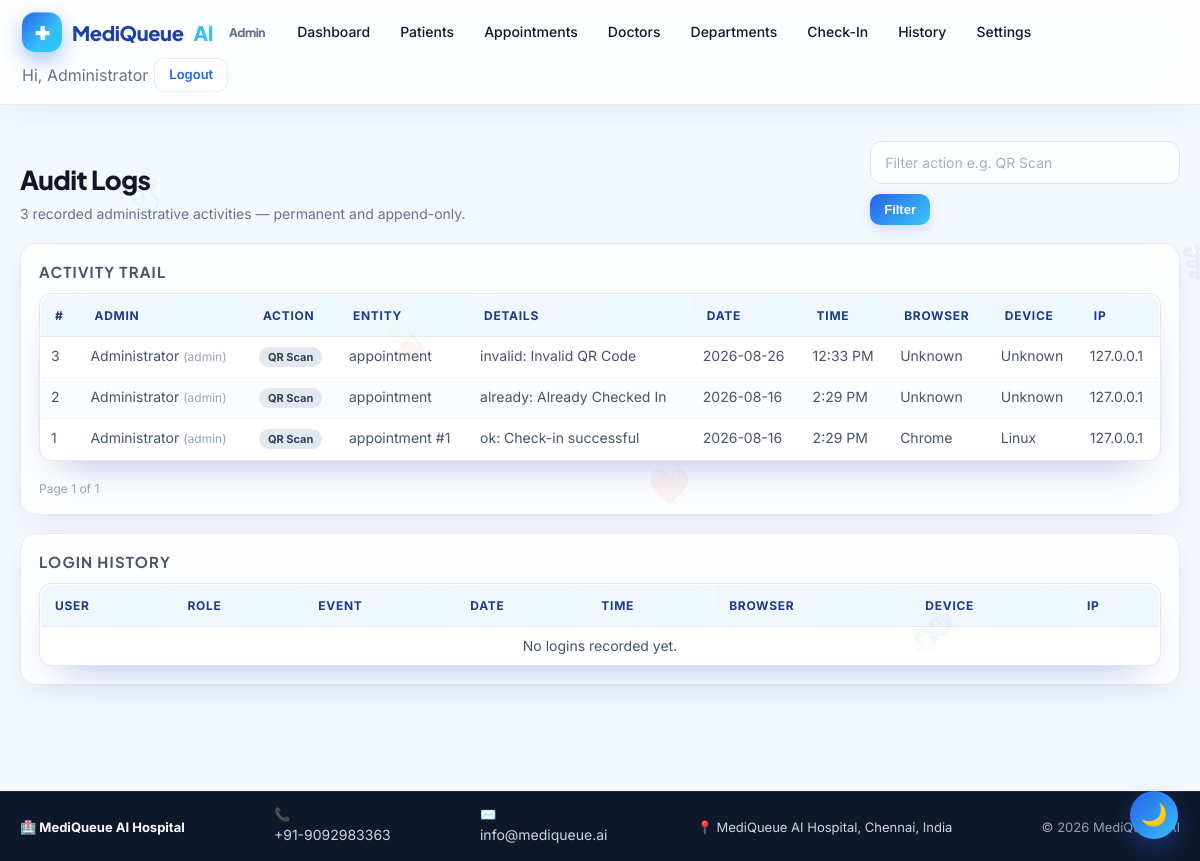
Page /admin/audit-logs (signed in) on the committed database.
### tables this page shows
CREATE TABLE audit_logs(
            id INTEGER PRIMARY KEY,
            actor_role TEXT,
            actor_name TEXT,
            action TEXT,
            entity TEXT,
            entity_id TEXT,
            details TEXT,
            date TEXT,
            time TEXT,
            created_at TEXT,
            browser TEXT,
            device TEXT,
            ip_address TEXT);

CREATE TABLE app_settings(
        key TEXT PRIMARY KEY,
        value TEXT
    );

### backend/api/enterprise_api.py (the view)
    @app.route("/admin/audit-logs")
    def admin_audit_logs():
        guard = _require("admin")
        if guard:
            return guard
        page = max(int(request.args.get("page", 1) or 1), 1)
        action = request.args.get("action") or None
        per_page = 50
        return render_template("admin/audit_logs.html",
                               rows=audit.recent(page=page, per_page=per_page,
                                                 action=action),
                               logins=audit.login_history(25),
                               page=page, per_page=per_page,
                               total=audit.total(action), action=action or "")

### backend/api/enterprise_api.py (called while the page is built)
def _require(role):
    if session.get("role") != role:
        flash("Please log in to continue.", "warning")
        return redirect(url_for("login"))
    return None

### backend/core/models.py (called while the page is built)
def get_conn():
    conn = sqlite3.connect(Config.DATABASE)
    conn.row_factory = sqlite3.Row
    conn.execute("PRAGMA foreign_keys = ON")
    return conn

def query(sql, params=(), one=False):
    with get_conn() as c:
        cur = c.execute(sql, params)
        rows = cur.fetchall()
        return (rows[0] if rows else None) if one else rows

### backend/services/audit_service/audit.py (called while the page is built)
def recent(limit=200, action=None, page=1, per_page=None):
    per_page = per_page or limit
    offset = (max(page, 1) - 1) * per_page
    if action:
        return query("""SELECT * FROM audit_logs WHERE action LIKE ?
                        ORDER BY id DESC LIMIT ? OFFSET ?""",
                     (f"%{action}%", per_page, offset))
    return query("SELECT * FROM audit_logs ORDER BY id DESC LIMIT ? OFFSET ?",
                 (per_page, offset))

def total(action=None) -> int:
    if action:
        row = query("SELECT COUNT(*) n FROM audit_logs WHERE action LIKE ?",
                    (f"%{action}%",), one=True)
    else:
        row = query("SELECT COUNT(*) n FROM audit_logs", one=True)
    return row["n"] if row else 0

def login_history(limit=100):
    return query("SELECT * FROM login_history ORDER BY id DESC LIMIT ?", (limit,))

### frontend/templates/admin/audit_logs.html (shortened to what this page needs)
{% extends "base.html" %}
{% block content %}
<div class="container mq-page">
  <div class="mq-head">
    <div>
      <h2 class="mq-title">Audit Logs</h2>
      <p class="mq-sub">{{ total }} recorded administrative activities — permanent and append-only.</p>
    </div>
    <form class="mq-row" method="get">
      <input class="input" name="action" value="{{ action }}" placeholder="Filter action e.g. QR Scan" />
      <button class="btn sm" type="submit">Filter</button>
    </form>
  </div>
  <section class="mq-card">
    <h3 class="mq-card-title">Activity Trail</h3>
    <div class="mq-table-wrap">
      <table class="mq-table">
        <thead><tr><th>#</th><th>Admin</th><th>Action</th><th>Entity</th><th>Details</th><th>Date</th><th>Time</th><th>Browser</th><th>Device</th><th>IP</th></tr></thead>
        <tbody>
          {% for r in rows %}
          <tr>
            <td>{{ r.id }}</td>
            <td>{{ r.actor_name }} <small class="mq-hint">({{ r.actor_role }})</small></td>
            <td><span class="mq-badge">{{ r.action }}</span></td>
            <td>{{ r.entity }}{% if r.entity_id %} #{{ r.entity_id }}{% endif %}</td>
            <td>{{ r.details }}</td>
            <td>{{ r.date }}</td>
            <td>{{ r.time }}</td>
            <td>{{ r.browser }}</td>
            <td>{{ r.device }}</td>
            <td>{{ r.ip_address }}</td>
          </tr>
          {% else %}
          <tr><td colspan="10" class="mq-empty">No activity recorded yet.</td></tr>
          {% endfor %}
        </tbody>
      </table>
    </div>
    {% set pages = ((total // per_page) + (1 if total % per_page else 0)) or 1 %}
    <div class="mq-pager">
      <span class="mq-hint">Page {{ page }} of {{ pages }}</span>
    </div>
  </section>
  <section class="mq-card">
    <h3 class="mq-card-title">Login History</h3>
    <div class="mq-table-wrap">
      <table class="mq-table">
        <thead><tr><th>User</th><th>Role</th><th>Event</th><th>Date</th><th>Time</th><th>Browser</th><th>Device</th><th>IP</th></tr></thead>
        <tbody>
          {% for r in logins %}
          <tr>
            <td>{{ r.username }}</td><td>{{ r.role }}</td>
            <td><span class="mq-badge {{ 'ok' if r.event=='login' else '' }}">{{ r.event }}</span></td>
            <td>{{ r.date }}</td><td>{{ r.time }}</td>
            <td>{{ r.browser }}</td><td>{{ r.device }}</td><td>{{ r.ip_address }}</td>
          </tr>
          {% else %}
          <tr><td colspan="8" class="mq-empty">No logins recorded yet.</td></tr>
          {% endfor %}
        </tbody>
      </table>
    </div>
  </section>
</div>
{% endblock %}

### frontend/templates/base.html (shortened to what this page needs)
<!doctype html>
<html lang="en">
<head>
<link rel="stylesheet" href="{{ url_for('static', filename='css/style.css') }}"/>
<link rel="stylesheet" href="{{ url_for('static', filename='css/premium.css') }}"/>
<link rel="stylesheet" href="{{ url_for('static', filename='css/mq.css') }}"/>
<link rel="stylesheet" href="{{ url_for('static', filename='css/enterprise.css') }}"/>
</head>
<body class="{{ 'mq-dark' if SETTINGS and SETTINGS.get('theme')=='dark' else '' }}">
<div class="orb a"></div><div class="orb b"></div><div class="orb c"></div>
<nav class="nav">
  <div class="nav-inner">
    {% set role = session.get('role') %}
    {% if role == 'admin' %}
      <a class="brand" href="/admin"><span class="logo">✚</span> MediQueue<span style="color:var(--sky)">AI</span> <small style="color:var(--muted);font-size:12px;margin-left:6px">Admin</small></a>
      <a class="link" href="/admin">Dashboard</a>
      <a class="link" href="/admin/patients">Patients</a>
      <a class="link" href="/admin/appointments">Appointments</a>
      <a class="link" href="/admin/doctors">Doctors</a>
      <a class="link" href="/admin/departments">Departments</a>
      <a class="link" href="/admin/qr-checkin">Check-In</a>
      <a class="link" href="/admin/history">History</a>
      <a class="link" href="/admin/settings">Settings</a>
      <span class="link" style="color:var(--muted)">Hi, Administrator</span>
      <a class="btn ghost sm" href="/logout">Logout</a>
    {% endif %}
  </div>
</nav>
{% block content %}{% endblock %}
<footer class="compact-footer" style="margin-top:40px;padding:14px 20px;background:#0f172a;color:#cbd5e1;border-top:1px solid #1e293b">
  <div style="max-width:1200px;margin:0 auto;display:flex;flex-wrap:wrap;justify-content:space-between;align-items:center;gap:10px;font-size:13px">
    <div><b style="color:#fff">🏥 {{ CFG.HOSPITAL_NAME }}</b></div>
    <div>📞 <a href="tel:{{ CFG.EMERGENCY_NUMBER }}" style="color:#cbd5e1">{{ CFG.EMERGENCY_NUMBER }}</a></div>
    <div>✉️ <a href="mailto:{{ CFG.HOSPITAL_EMAIL or 'info@mediqueue.ai' }}" style="color:#cbd5e1">{{ CFG.HOSPITAL_EMAIL or 'info@mediqueue.ai' }}</a></div>
    <div>📍 {{ CFG.HOSPITAL_ADDRESS or 'MediQueue AI Hospital' }}</div>
    <div style="color:#94a3b8">© {{ now.year }} MediQueue AI</div>
  </div>
</footer>
</body></html>

### frontend/static/css/premium.css (style rules this page uses)
:root { --glass-bg: rgba(255,255,255,.65); --glass-brd: rgba(255,255,255,.55); --glass-shadow: 0 12px 32px rgba(37,99,235,.12); --ease: cubic-bezier(.4,.14,.3,1); }
main,.container { animation:fadeUp .5s var(--ease) }

### frontend/static/css/mq.css (style rules this page uses)
:root { --mq-blue:#2563eb; --mq-blue-600:#1d4ed8; --mq-blue-400:#60a5fa; --mq-sky:#38bdf8; --mq-cyan:#22d3ee; --mq-ink:#0f172a; --mq-slate:#475569; --mq-muted:#64748b; --mq-line:#e2e8f0; --mq-bg:#f4f8ff; --mq-card:#ffffff; --mq-ok:#10b981; --mq-warn:#f59e0b; --mq-danger:#ef4444; --mq-violet:#6366f1; --mq-radius:18px; --mq-shadow:0 18px 40px -22px rgba(30,64,175,.45); --mq-shadow-lg:0 28px 60px -28px rgba(30,64,175,.55); --mq-grad:linear-gradient(135deg,#2563eb 0%,#38bdf8 100%); --mq-grad-soft:linear-gradient(135deg,#eff6ff 0%,#f0f9ff 100%); }
.mq-row { display:flex;flex-wrap:wrap;gap:12px;align-items:center }
.mq-title { font-family:"Plus Jakarta Sans","Inter",system-ui,sans-serif; font-size:clamp(22px,3vw,32px);font-weight:800;color:var(--mq-ink); margin:0 0 6px;letter-spacing:-.02em; }
.mq-sub { color:var(--mq-muted);margin:0 0 18px;font-size:14.5px }
.mq-card { background:var(--mq-card);border:1px solid var(--mq-line); border-radius:var(--mq-radius);padding:20px;box-shadow:var(--mq-shadow); transition:transform .28s cubic-bezier(.2,.8,.2,1),box-shadow .28s; }
.mq-table-wrap { background:#fff;border:1px solid var(--mq-line); border-radius:var(--mq-radius);overflow:hidden;box-shadow:var(--mq-shadow) }
.mq-table { width:100%;border-collapse:collapse;font-size:14px }
.mq-table thead th { background:var(--mq-grad-soft);color:#1e3a8a;text-align:left; font-size:12px;letter-spacing:.06em;text-transform:uppercase; padding:13px 14px;border-bottom:1px solid var(--mq-line);white-space:nowrap; }
.mq-table td { padding:12px 14px;border-bottom:1px solid #f1f5f9;color:var(--mq-slate) }
.mq-table tbody tr { transition:background .18s }
.mq-table tbody tr:last-child td { border-bottom:none }
.mq-empty { padding:34px;text-align:center;color:var(--mq-muted) }

### frontend/static/css/enterprise.css (style rules this page uses)
:root { --mq-ink:#0f172a;--mq-line:#e2e8f0;--mq-sky:#0ea5e9;--mq-ok:#16a34a;--mq-bad:#dc2626;--mq-warn:#d97706;--mq-card:rgba(255,255,255,.78) }
.mq-page { padding:26px 20px 48px }
.mq-head { display:flex;flex-wrap:wrap;gap:16px;justify-content:space-between;align-items:flex-end;margin-bottom:18px }
.mq-title { margin:0;font-size:26px;font-weight:800;letter-spacing:-.02em }
.mq-sub { margin:6px 0 0;color:#64748b;font-size:14px }
.mq-card { background:var(--mq-card);backdrop-filter:blur(14px);border:1px solid var(--mq-line);border-radius:16px;padding:18px;box-shadow:0 10px 30px rgba(15,23,42,.06);margin-bottom:18px;animation:mq-rise .35s ease both }
.mq-card-title { margin:0 0 12px;font-size:15px;font-weight:700;text-transform:uppercase;letter-spacing:.08em;color:#475569 }
.mq-row { display:flex;gap:10px;flex-wrap:wrap;align-items:center;margin-top:10px }
.mq-table-wrap { overflow:auto;border:1px solid var(--mq-line);border-radius:12px }
.mq-table { width:100%;border-collapse:collapse;font-size:13px;background:#fff }
.mq-table th { position:sticky;top:0;background:#f1f5f9;text-align:left;padding:10px;font-weight:700;color:#334155;white-space:nowrap }
.mq-table td { padding:10px;border-top:1px solid var(--mq-line);vertical-align:top }
.mq-empty { text-align:center;color:#94a3b8;padding:18px }
.mq-badge { display:inline-block;padding:3px 9px;border-radius:999px;background:#e2e8f0;color:#334155;font-size:11px;font-weight:700 }
.mq-hint { color:#94a3b8;font-size:12px;margin:8px 0 0 }
.mq-pager { display:flex;gap:12px;align-items:center;margin-top:12px }

### rows in the picture
audit_logs: id "3", actor_name "Administrator", actor_role "admin", action "QR Scan", entity "appointment", details "invalid: Invalid QR Code", date "2026-08-26", time "12:33 PM", browser "Unknown", device "Unknown", ip_address "127.0.0.1"
audit_logs: id "2", actor_name "Administrator", actor_role "admin", action "QR Scan", entity "appointment", details "already: Already Checked In", date "2026-08-16", time "2:29 PM", browser "Unknown", device "Unknown", ip_address "127.0.0.1"
audit_logs: id "1", actor_name "Administrator", actor_role "admin", action "QR Scan", entity "appointment", entity_id "1", details "ok: Check-in successful", date "2026-08-16", time "2:29 PM", browser "Chrome", device "Linux", ip_address "127.0.0.1"
app_settings: HOSPITAL_NAME "MediQueue AI Hospital"

### other values in the picture
{{ total }} "3"
{{ page }} "1"
{{ pages }} "1"
{{ CFG.EMERGENCY_NUMBER }} "+91-9092983363"
{{ CFG.HOSPITAL_EMAIL or 'info@mediqueue.ai' }} "info@mediqueue.ai"
{{ CFG.HOSPITAL_ADDRESS or 'MediQueue AI Hospital' }} "MediQueue AI Hospital, Chennai, India"
